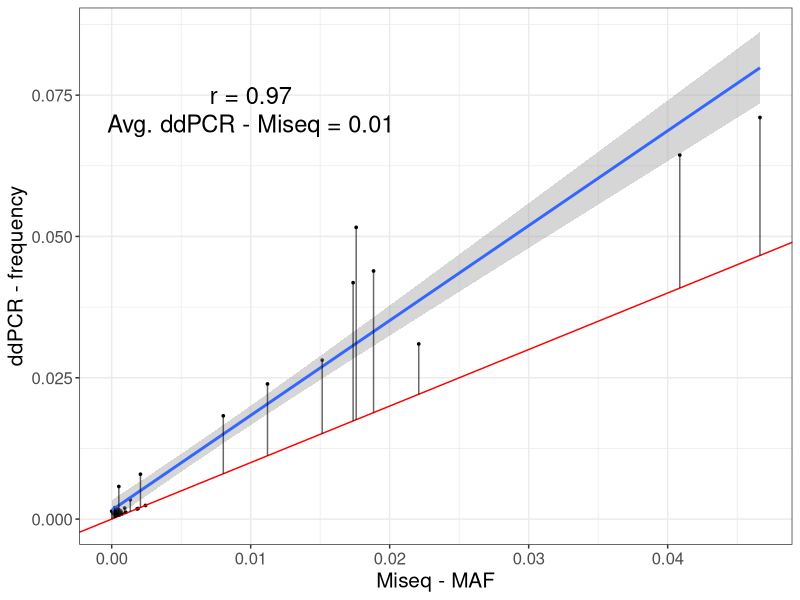

Write the R code that produced this figure.
## ---- chunk 1

library(ggplot2)
library(dplyr)
library(here)
library(data.table)

## ---- chunk 2
#read in ddPCR results
ddpcr<-read.table(here("Data_files/denovo_ddPCR_results_10122018.txt"),
                  header=T,
                  sep="\t")

#calculate average heteroplasmy frequency
avg.ddpcr<-ddpcr%>%
  group_by(FID,individual,tissue,position)%>%
  summarize(ddpcr_f=mean(ddpcr_f),miseq_f=mean(miseq_f))

#calculate correlation b/w Miseq and ddPCR frequency
rcoef<-round(with(avg.ddpcr,cor(miseq_f,ddpcr_f,use="complete.obs")),2)

#calculate average deviation
avg.dev<-round(with(avg.ddpcr,mean(ddpcr_f-miseq_f,na.rm=T)),2)

cor.plt<-ggplot(avg.ddpcr,aes(miseq_f,ddpcr_f))+
  geom_point(size=0.6)+
  stat_smooth(method="lm")+
  geom_abline(intercept=0,slope=1,color="red")+
  theme_bw()+
  geom_segment(aes(x=miseq_f,xend=miseq_f,y=miseq_f,yend=ddpcr_f),alpha=0.6)+
  annotate(geom="text",x=0.01,y=0.075,label=paste("r = ",rcoef,sep=""),size=6)+
  annotate(geom="text",x=0.01,y=0.07,label=paste("Avg. ddPCR - Miseq = ",avg.dev,sep=""),size=6)+
  theme(axis.title=element_text(size=15),axis.text=element_text(size=12))+
  labs(x="Miseq - MAF",y="ddPCR - frequency")

# ggsave("Denovo_mutation_analysis/miseq_v_ddpcr_validations.pdf",cor.plt,height=7,width=7)

cor.plt

